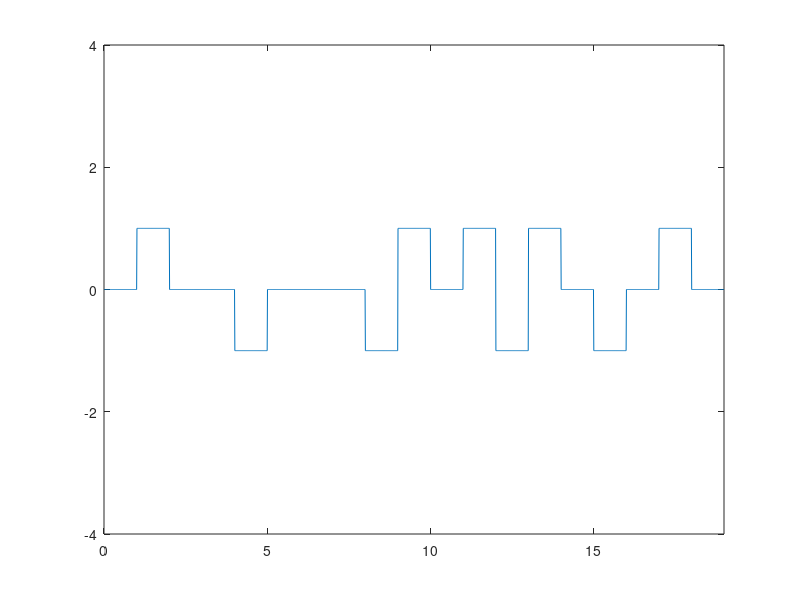

This chart was generated by the following MATLAB code:
clear ;

bits= [0,1,0,0,1,0,0,0,0,0,0,0,0,1,0,1,0,1,0];
bitrate=1;
prev=-1;
amp=1;
amp=amp*prev;
c=0;
b=0;
for i=1:length(bits)
  if(bits(i)==0)
    c=c+1;
  else
    c=0;
    
  end
  
  if c>7
    ampl(i-4)=amp;
    ampl(i-3)=-amp;
    ampl(i-1)=-amp;
    ampl(i)=amp;
    c=0;
  elseif(bits(i)==0)
    ampl(i)=0;
  else
    ampl(i)=-amp;
    amp=ampl(i);
    end
end
Time=length(bits)/bitrate; 
frequency = 1000;
time = 0:.01:Time;
x = 1;

for i=1:length(time)
  y_value(i)=ampl(x);
  if(time(i)>=x)
  x++;
  end
end
plot(time,y_value);
axis([0 Time -4 4]);
